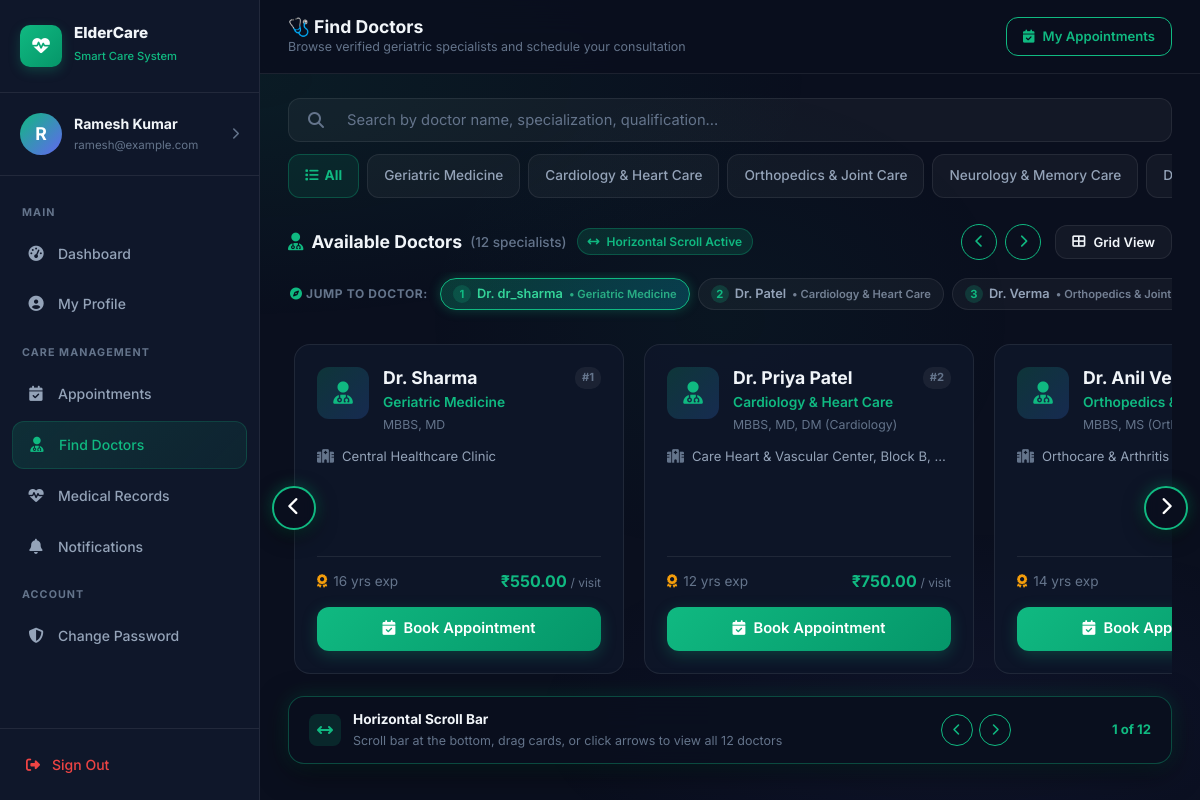
Screenshot of /doctors/ (signed in) with the database file from the repository.
### users/models.py (models this page shows, shortened)
class DoctorProfile(models.Model):
    user = models.OneToOneField(User, on_delete=models.CASCADE, related_name='doctor_profile')
    specialization = models.CharField(max_length=120)
    qualification = models.CharField(max_length=150, blank=True)
    experience_years = models.PositiveIntegerField(default=0)
    contact_phone = models.CharField(max_length=20, blank=True)
    clinic_address = models.TextField(blank=True)
    consultation_fee = models.DecimalField(max_digits=8, decimal_places=2, default=0.00)
    bio = models.TextField(blank=True)
    is_approved = models.BooleanField(default=False)
    created_at = models.DateTimeField(auto_now_add=True)

### users/views.py (the view)
    @login_required
    def wrapper(request, *args, **kwargs):
        if not hasattr(request.user, 'elderly_profile') and not (request.user.is_staff or request.user.is_superuser):
            messages.error(request, "Access restricted to User (Elder User) accounts.")
            return redirect('login_redirect')
        return view_func(request, *args, **kwargs)

### users/templates/user/doctors.html (shortened to what this page needs)
{% load static %}
<!DOCTYPE html>
<html lang="en">
<head>
  <link rel="stylesheet" href="{% static 'css/main.css' %}?v=2.3" />
  <link rel="stylesheet" href="{% static 'css/dashboard.css' %}?v=2.3" />
  <link rel="stylesheet" href="{% static 'css/modules.css' %}?v=2.3" />
  <link rel="stylesheet" href="https://cdnjs.cloudflare.com/ajax/libs/font-awesome/6.5.1/css/all.min.css" />
</head>
<body>
  <div class="bg-gradient-mesh"></div>
  <div class="app-layout">
    <aside class="sidebar" id="sidebar">
      <div class="sidebar-header">
        <a href="{% url 'elderly_dashboard' %}" class="sidebar-brand">
          <div class="sidebar-logo"><i class="fas fa-heart-pulse"></i></div>
          <div class="sidebar-brand-text"><h3>ElderCare</h3><span>Smart Care System</span></div>
        </a>
      </div>
      <a href="{% url 'elderly_profile' %}" class="sidebar-user">
        <div class="avatar" id="sidebar_avatar" style="width:42px;height:42px;font-size:1.1rem;background:linear-gradient(135deg,var(--primary),var(--accent));display:flex;align-items:center;justify-content:center;border-radius:50%;color:white;font-weight:700;">
          {{ request.user.username|first|upper }}
        </div>
        <div class="sidebar-user-info">
          <div class="user-name">{{ request.user.get_full_name|default:request.user.username }}</div>
          <div class="user-email">{{ request.user.email }}</div>
        </div>
        <i class="fas fa-chevron-right" style="color:var(--text-muted);font-size:0.75rem;"></i>
      </a>
      <nav class="sidebar-nav">
        <span class="nav-section-label">Main</span>
        <a href="{% url 'elderly_dashboard' %}" class="nav-link"><span class="nav-icon"><i class="fas fa-gauge-high"></i></span>Dashboard</a>
        <a href="{% url 'elderly_profile' %}" class="nav-link"><span class="nav-icon"><i class="fas fa-user-circle"></i></span>My Profile</a>
        <span class="nav-section-label">Care Management</span>
        <a href="{% url 'elderly_appointments' %}" class="nav-link"><span class="nav-icon"><i class="fas fa-calendar-check"></i></span>Appointments</a>
        <a href="{% url 'doctors' %}" class="nav-link active"><span class="nav-icon"><i class="fas fa-user-doctor"></i></span>Find Doctors</a>
        <a href="{% url 'elderly_medical' %}" class="nav-link"><span class="nav-icon"><i class="fas fa-heart-pulse"></i></span>Medical Records</a>
        <a href="{% url 'notifications' %}" class="nav-link"><span class="nav-icon"><i class="fas fa-bell"></i></span>Notifications</a>
        <span class="nav-section-label">Account</span>
        <a href="{% url 'change_password' %}" class="nav-link"><span class="nav-icon"><i class="fas fa-shield-alt"></i></span>Change Password</a>
      </nav>
      <div class="sidebar-footer">
        <form method="POST" action="{% url 'logout' %}" style="margin:0; width:100%;">
          <button type="submit" class="sidebar-logout" style="width:100%; text-align:left; background:none; border:none; cursor:pointer;">
            <span class="nav-icon"><i class="fas fa-right-from-bracket"></i></span>Sign Out
          </button>
        </form>
      </div>
    </aside>
    <main class="main-content">
      <header class="topbar">
        <div class="topbar-left">
          <div class="topbar-title">
            <h2>🩺 Find Doctors</h2>
            <p>Browse verified geriatric specialists and schedule your consultation</p>
          </div>
        </div>
        <div class="topbar-right">
          <a href="{% url 'elderly_appointments' %}" class="btn btn-outline btn-sm">
            <i class="fas fa-calendar-check"></i> My Appointments
          </a>
        </div>
      </header>
      <div class="page-content">
        <div class="toolbar" style="margin-bottom: 20px; display:flex; flex-wrap:wrap; gap:12px; align-items:center;">
          <form method="GET" action="{% url 'doctors' %}" style="display:flex; flex:1; gap:10px; margin:0;">
            <div class="search-box">
              <i class="fas fa-search search-icon"></i>
              <input type="text" name="q" value="{{ query }}" placeholder="Search by doctor name, specialization, qualification…" />
            </div>
          </form>
          <div class="filter-pills-row" style="display:flex; gap:8px; overflow-x:auto; padding-bottom:6px; max-width:100%;">
            <a href="{% url 'doctors' %}{% if query %}?q={{ query|urlencode }}{% endif %}" class="filter-btn {% if not selected_spec %}active{% endif %}">
              <i class="fas fa-list"></i> All
            </a>
            {% for spec in specializations %}
              <a href="{% url 'doctors' %}?specialization={{ spec|urlencode }}{% if query %}&q={{ query|urlencode }}{% endif %}" class="filter-btn {% if selected_spec == spec %}active{% endif %}">
                {{ spec }}
              </a>
            {% endfor %}
          </div>
        </div>
        <div style="display:flex; justify-content:space-between; align-items:center; margin-bottom:12px; flex-wrap:wrap; gap:10px;">
          <div style="display:flex; align-items:center; gap:10px;">
            <h3 style="margin:0; font-size:1.1rem; font-weight:700; color:var(--text-primary); display:flex; align-items:center; gap:8px;">
              <i class="fas fa-user-doctor" style="color:var(--primary);"></i> Available Doctors
              <span style="font-size:0.85rem; font-weight:500; color:var(--text-muted);">({{ doctors|length }} specialists)</span>
            </h3>
            <span id="scrollModeBadge" style="font-size:0.75rem; background:rgba(16,185,129,0.15); color:var(--primary); border:1px solid rgba(16,185,129,0.3); padding:3px 10px; border-radius:20px; font-weight:600;">
              <i class="fas fa-arrows-left-right" style="margin-right:4px;"></i> Horizontal Scroll Active
            </span>
          </div>
          <div style="display:flex; align-items:center; gap:8px;">
            <button type="button" id="scrollLeftBtn" class="btn btn-outline btn-sm" style="width:36px; height:36px; padding:0; border-radius:50%; display:inline-flex; align-items:center; justify-content:center;" title="Scroll Left (Previous Doctor)">
              <i class="fas fa-chevron-left"></i>
            </button>
            <button type="button" id="scrollRightBtn" class="btn btn-outline btn-sm" style="width:36px; height:36px; padding:0; border-radius:50%; display:inline-flex; align-items:center; justify-content:center;" title="Scroll Right (Next Doctor: 4, 5...)">
              <i class="fas fa-chevron-right"></i>
            </button>
            <button type="button" id="viewToggleBtn" class="btn btn-ghost btn-sm" style="margin-left:6px; font-size:0.82rem; border:1px solid var(--bg-glass-border);" title="Toggle Grid / Horizontal Scroll View">
              <i class="fas fa-table-cells-large"></i> <span id="viewToggleText">Grid View</span>
            </button>
          </div>
        </div>
        {% if doctors %}
        <div class="doctor-quick-nav" id="doctorQuickNav">
          <span style="font-size:0.75rem; font-weight:700; color:var(--text-muted); text-transform:uppercase; letter-spacing:0.05em; white-space:nowrap; margin-right:4px;">
            <i class="fas fa-compass" style="color:var(--primary);"></i> Jump To Doctor:
          </span>
          {% for doc in doctors %}
            <button type="button" class="doctor-nav-pill {% if forloop.first %}active{% endif %}" data-doctor-index="{{ forloop.counter }}" title="Jump to Dr. {{ doc.user.last_name|default:doc.user.username }} ({{ doc.specialization }})">
              <span style="width:18px; height:18px; border-radius:50%; background:rgba(16,185,129,0.2); color:var(--primary); display:inline-flex; align-items:center; justify-content:center; font-size:0.7rem; font-weight:700;">{{ forloop.counter }}</span>
              <span>Dr. {{ doc.user.last_name|default:doc.user.username }}</span>
              <span style="font-size:0.7rem; opacity:0.75;">• {{ doc.specialization }}</span>
            </button>
          {% endfor %}
        </div>
        {% endif %}
        <div class="doctors-scroll-wrapper">
          {% if doctors|length > 1 %}
            <button type="button" id="floatScrollLeftBtn" class="floating-scroll-arrow float-left" aria-label="Previous Doctor" title="Scroll Left">
              <i class="fas fa-chevron-left"></i>
            </button>
            <button type="button" id="floatScrollRightBtn" class="floating-scroll-arrow float-right" aria-label="Next Doctor" title="Scroll to Doctor 4 and beyond">
              <i class="fas fa-chevron-right"></i>
            </button>
          {% endif %}
          <div id="doctorsContainer" class="doctors-horizontal-scroll">
            {% for doc in doctors %}
              <div class="doctor-card animate-fadeInUp" id="doctor_card_{{ forloop.counter }}" data-doctor-index="{{ forloop.counter }}">
                <div>
                  <div style="display:flex; gap:14px; align-items:flex-start;">
                    <div style="width:52px; height:52px; border-radius:12px; background:linear-gradient(135deg,rgba(16,185,129,0.2),rgba(59,130,246,0.2)); display:flex; align-items:center; justify-content:center; color:var(--primary); font-size:1.4rem; flex-shrink:0;">
                      <i class="fas fa-user-doctor"></i>
                    </div>
                    <div style="flex:1; min-width:0;">
                      <div style="display:flex; justify-content:space-between; align-items:center; gap:6px;">
                        <h3 style="margin:0; font-size:1.1rem; font-weight:700; color:var(--text-primary); white-space:nowrap; overflow:hidden; text-overflow:ellipsis;" title="Dr. {{ doc.user.get_full_name|default:doc.user.username }}">
                          Dr. {{ doc.user.get_full_name|default:doc.user.username }}
                        </h3>
                        <span style="font-size:0.7rem; background:rgba(255,255,255,0.06); color:var(--text-muted); padding:2px 7px; border-radius:10px; font-weight:700; flex-shrink:0;">
                          #{{ forloop.counter }}
                        </span>
                      </div>
                      <div style="font-size:0.86rem; color:var(--primary); font-weight:600; white-space:nowrap; overflow:hidden; text-overflow:ellipsis; margin-top:2px;">
                        {{ doc.specialization }}
                      </div>
                      <div style="font-size:0.77rem; color:var(--text-muted); margin-top:2px; white-space:nowrap; overflow:hidden; text-overflow:ellipsis; min-height:18px;" title="{{ doc.qualification }}">
                        {{ doc.qualification|default:"Specialist Care Physician" }}
                      </div>
                    </div>
                  </div>
                  <div style="font-size:0.82rem; color:var(--text-secondary); display:flex; gap:8px; align-items:center; margin-top:12px; min-height:20px;">
                    <i class="fas fa-hospital" style="color:var(--text-muted); flex-shrink:0; font-size:0.85rem;"></i>
                    <span style="overflow:hidden; text-overflow:ellipsis; white-space:nowrap;" title="{{ doc.clinic_address|default:'ElderCare Partner Clinic' }}">
                      {{ doc.clinic_address|default:"ElderCare Partner Clinic" }}
                    </span>
                  </div>
                </div>
                <div style="margin-top:auto; width:100%;">
                  <div style="display:flex; justify-content:space-between; align-items:center; padding-top:12px; border-top:1px solid var(--bg-glass-border); font-size:0.85rem; margin-bottom:12px;">
                    <span style="color:var(--text-muted); display:inline-flex; align-items:center; gap:6px;">
                      <i class="fas fa-award" style="color:var(--warning);"></i> {{ doc.experience_years }} yrs exp
                    </span>
                    <span style="font-weight:700; color:var(--primary); font-size:1rem;">
                      ₹{{ doc.consultation_fee }} <span style="font-size:0.75rem; font-weight:400; color:var(--text-muted);">/ visit</span>
                    </span>
                  </div>
                  <div style="width:100%;">
                    <a href="{% url 'doctor_detail' doc.id %}" class="btn btn-primary btn-book-appointment">
                      <i class="fas fa-calendar-check"></i> Book Appointment
                    </a>
                  </div>
                </div>
              </div>
            {% endfor %}
          </div>
        </div>
        {% if doctors %}
        <div class="scroll-controls-bar" id="scrollControlsBar">
          <div style="display:flex; align-items:center; gap:12px; font-size:0.85rem; color:var(--text-secondary);">
            <div style="width:32px; height:32px; border-radius:8px; background:rgba(16,185,129,0.15); display:flex; align-items:center; justify-content:center; color:var(--primary); font-size:1rem; flex-shrink:0;">
              <i class="fas fa-arrows-left-right"></i>
            </div>
            <div>
              <strong style="color:var(--text-primary);">Horizontal Scroll Bar</strong>
              <div style="font-size:0.78rem; color:var(--text-muted);">Scroll bar at the bottom, drag cards, or click arrows to view all {{ doctors|length }} doctors</div>
            </div>
          </div>
          <div style="display:flex; align-items:center; gap:14px;">
            <div style="display:flex; align-items:center; gap:6px;">
              <button type="button" class="btn btn-outline btn-sm" id="bottomScrollLeftBtn" style="width:32px; height:32px; padding:0; border-radius:50%; display:inline-flex; align-items:center; justify-content:center;" title="Scroll Left">
                <i class="fas fa-chevron-left" style="font-size:0.75rem;"></i>
              </button>
              <button type="button" class="btn btn-outline btn-sm" id="bottomScrollRightBtn" style="width:32px; height:32px; padding:0; border-radius:50%; display:inline-flex; align-items:center; justify-content:center;" title="Scroll Right">
                <i class="fas fa-chevron-right" style="font-size:0.75rem;"></i>
              </button>
            </div>
            <span id="scrollCounterText" style="font-size:0.82rem; font-weight:700; color:var(--primary); min-width:80px; text-align:right;">
            </span>
          </div>
        </div>
        {% endif %}
      </div>
    </main>
  </div>
</body>
</html>

### rows the page displays
DoctorProfile: user.last_name "dr_sharma", specialization "Geriatric Medicine", user.get_full_name "Sharma", qualification "MBBS, MD", clinic_address "Central Healthcare Clinic", experience_years "16", consultation_fee "550.00"
DoctorProfile: user.last_name "Patel", specialization "Cardiology & Heart Care", user.get_full_name "Priya Patel", qualification "MBBS, MD, DM (Cardiology)", clinic_address "Care Heart & Vascular Center, Block B,…", experience_years "12", consultation_fee "750.00"
DoctorProfile: user.last_name "Verma", specialization "Orthopedics & Joint…", user.get_full_name "Anil…", specialization "Orthopedics…", qualification "MBBS, MS (Orthopedics), Fellowshi…", clinic_address "Orthocare & Arthritis Center, 12 Park Av…", experience_years "14"

### other values shown
{{ request.user.username|first|upper }} "R"
{{ request.user.get_full_name|default:request.user.username }} "Ramesh Kumar"
{{ request.user.email }} "ramesh@example.com"
{{ spec }} "Geriatric Medicine" "Cardiology & Heart Care" "Orthopedics & Joint Care" "Neurology & Memory Care"
{{ doctors|length }} "12"
